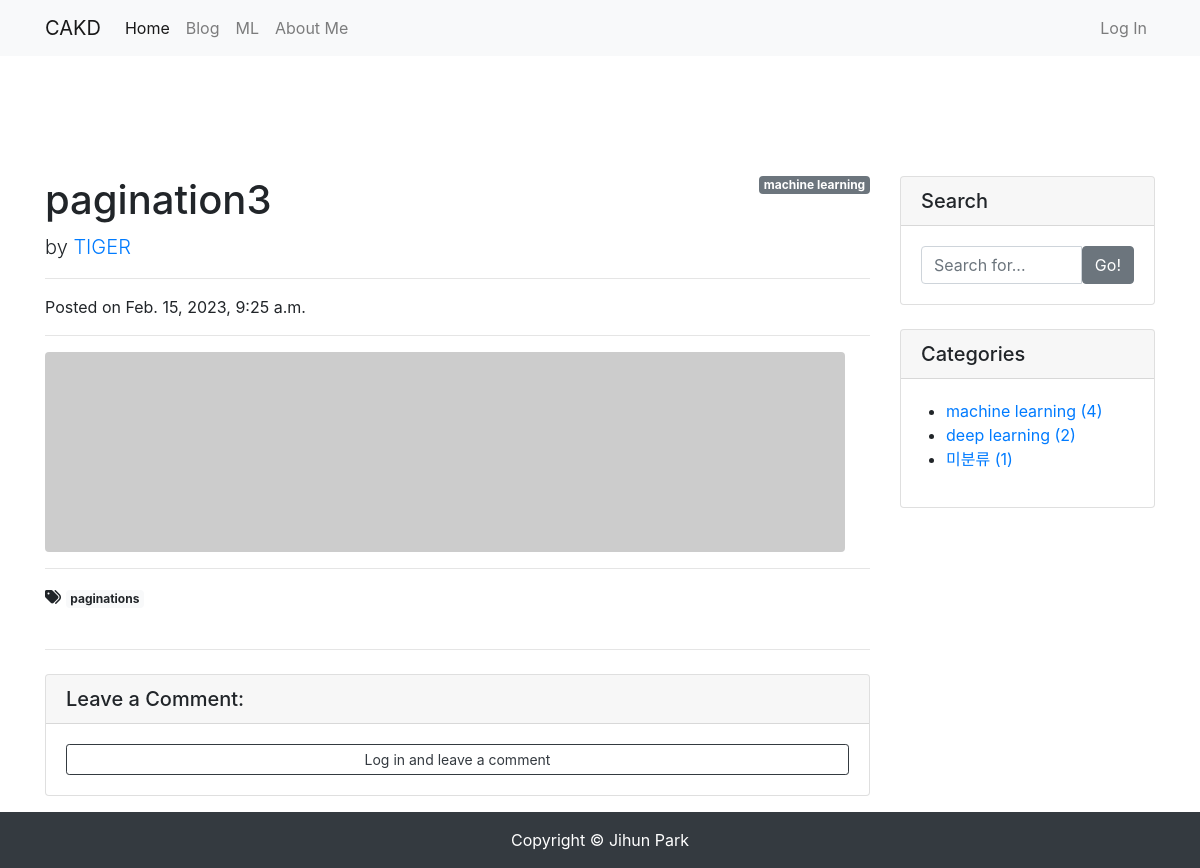
/blog/5/, run on the app's committed database.
### blog/models.py (models this page shows, shortened)
class Post(models.Model):
    title = models.CharField(max_length=30)
    hook_text = models.CharField(max_length=100, blank=True)
    content = models.TextField()
    head_image = models.ImageField(upload_to='blog/images/%Y/%m/%d/', blank=True)
    file_upload = models.FileField(upload_to='blog/files/%Y/%m/%d/', blank=True)
    created_at = models.DateTimeField(auto_now_add=True)
    updated_at = models.DateTimeField(auto_now=True)
    author = models.ForeignKey(User, null=True, on_delete=models.SET_NULL)
    category = models.ForeignKey(Category, null=True, blank=True, on_delete=models.SET_NULL)
    tags = models.ManyToManyField(Tag, blank=True)
    def get_content_markdown(self):
        return markdown(self.content)

class Category(models.Model):
    name = models.CharField(max_length=50, unique=True)
    slug = models.SlugField(max_length=200, unique=True, allow_unicode=True)
    def __str__(self):
        return self.name
    def get_absolute_url(self):
        return f'/blog/category/{self.slug}/'
    class Meta:
        verbose_name_plural = 'categories'

class Tag(models.Model):
    name = models.CharField(max_length=50)
    slug = models.SlugField(max_length=200, unique=True, allow_unicode=True)
    def __str__(self):
        return self.name
    def get_absolute_url(self):
        return f'/blog/tag/{self.slug}/'

### blog/views.py (the view)
# urls.py: path('<int:pk>/', views.PostDetail.as_view()),
class PostDetail(DetailView):
    model = Post
    def get_context_data(self, **kwargs):
        context = super(PostDetail, self).get_context_data()
        context['categories'] = Category.objects.all()
        context['no_category_post_count'] = Post.objects.filter(category=None).count()
        context['commet_form'] = CommentForm
        return context

### blog/templates/blog/post_detail.html (shortened to what this page needs)
{% extends 'blog/base.html' %}
{% load crispy_forms_tags %}
{% block main_area %}
    <div id="post-area">
        {% if post.category %}
            <span class="badge badge-secondary float-right">{{ post.category }}</span>
        {% else %}
            <span class="badge badge-secondary float-right">미분류</span>
        {% endif %}
        <h1 class="mt-4">{{ post.title }}</h1>
        <p class="lead">
            by
            <a href="#">{{ post.author | upper }}</a>
        </p>
        <hr>
        <p>Posted on {{ post.created_at }}</p>
        <hr>
        {% if post.head_image %}
            <img class="img-fluid rounded" src="{{ post.head_image.url }}" alt="{{ post.title }} head_image">
        {% else %}
            <img class="img-fluid rounded" src="https://picsum.photos/seed/{{ post.id }}/800/200" alt="random_image">
        {% endif %}
        <hr>
        {% if post.tags.exists %}
            <i class="fas fa-tags"></i>
            {% for tag in post.tags.all %}
                <a href="{{ tag.get_absolute_url }}" class="badge badge-light">{{ tag }}</a>
            {% endfor %}
            <br/>
            <br/>
        {% endif %}
        <hr>
    </div>
    <div id="comment-area">
        <div class="card my-4">
            <h5 class="card-header">Leave a Comment:</h5>
            <div class="card-body">
                {% if user.is_authenticated %}
                <form id="comment-form" method="POST" action="{{ post.get_absolute_url }}new_comment/">
                    {% csrf_token %}
                    <div class="form-group">
                        {{ comment_form | crispy }}
                    </div>
                    <button type="submit" class="btn btn-primary">Submit</button>
                </form>
                {% else %}
                    <a role="button" class="btn btn-outline-dark btn-block btn-sm" href="#" data-toggle="modal" data-target="#loginModal">Log in and leave a comment</a>
                {% endif %}
            </div>
        </div>
    </div>
{% endblock %}

### blog/templates/blog/base.html (shortened to what this page needs)
<!DOCTYPE html>
<html lang="en">
<head>
    <link rel="stylesheet" href="https://cdn.jsdelivr.net/npm/bootstrap@4.5.3/dist/css/bootstrap.min.css">
</head>
<body>
    {% include 'blog/navbar.html' %}
    <div class="container pt-5 my-5">
        <div class="row">
            <div class="col-md-8 col-lg-9" id="main-area">
                {% block main_area %}
                {% endblock %}
            </div>
            <div class="col-md-4 col-lg-3">
                <div class="card my-4">
                    <h5 class="card-header">Search</h5>
                    <div class="card-body">
                        <div class="input-group">
                            <input type="text" class="form-control" placeholder="Search for..." id="search-input">
                            <span class="input-group-btn">
                                    <button class="btn btn-secondary" type="button" onclick="searchPost();">Go!</button>
                                </span>
                        </div>
                    </div>
                </div>
                <div class="card my-4" id="categories-card">
                    <h5 class="card-header">Categories</h5>
                    <div class="card-body">
                        <div class="row">
                            <ul>
                                {% for category in categories %}
                                <li>
                                    <a href="{{ category.get_absolute_url }}">{{ category }} ({{ category.post_set.count }})</a>
                                </li>
                                {% endfor %}
                                <li>
                                    <a href="/blog/category/no_category/">미분류 ({{ no_category_post_count }})</a>
                                </li>
                            </ul>
                        </div>
                    </div>
                </div>
            </div>
        </div>
    </div>
    <div class="fixed-bottom">
    {% include 'blog/footer.html' %}
    </div>
</body>
</html>

### data on the page
Post: category "machine learning", title "pagination3", author "TIGER", created_at "Feb. 15, 2023, 9:25 a.m."
Tag: name "paginations"
Category: name "machine learning", post_set.count "4"
Category: name "deep learning", post_set.count "2"

### other printed values
{{ no_category_post_count }} "1"
